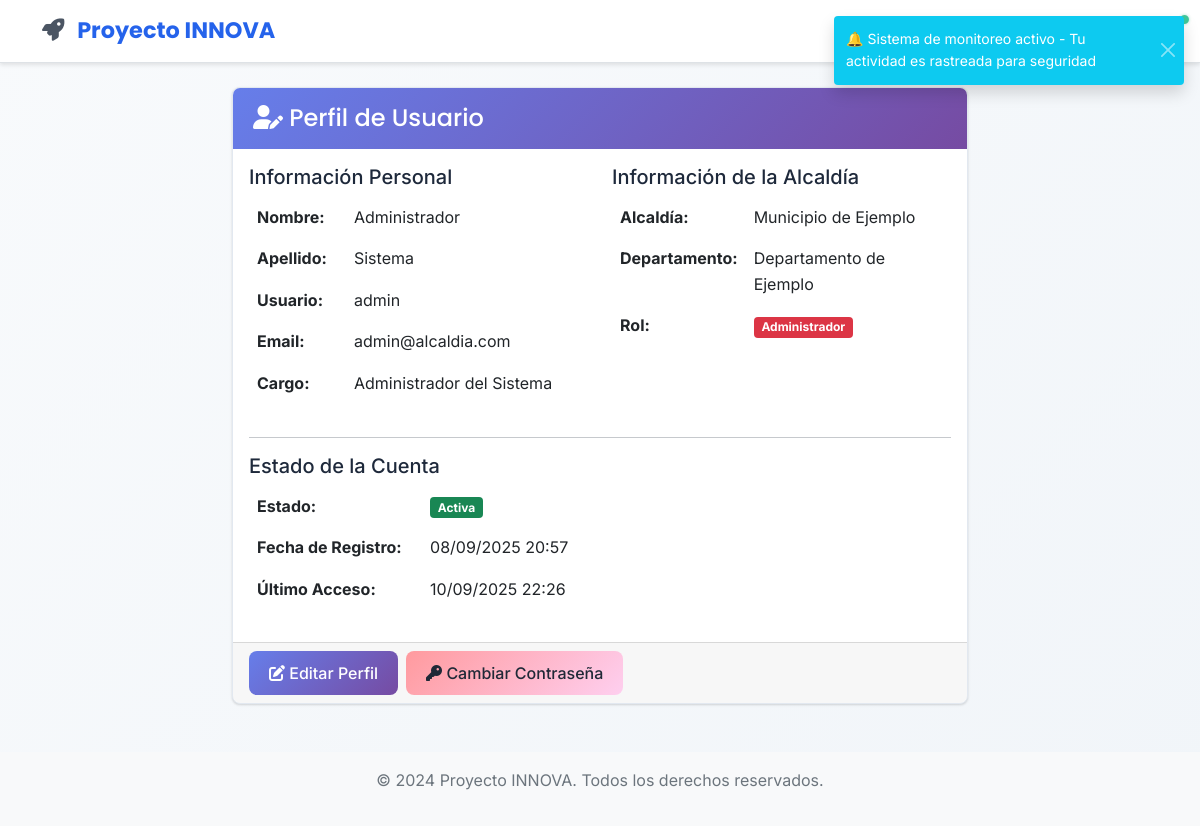
The page /profile (signed in) on the database as committed earlier.
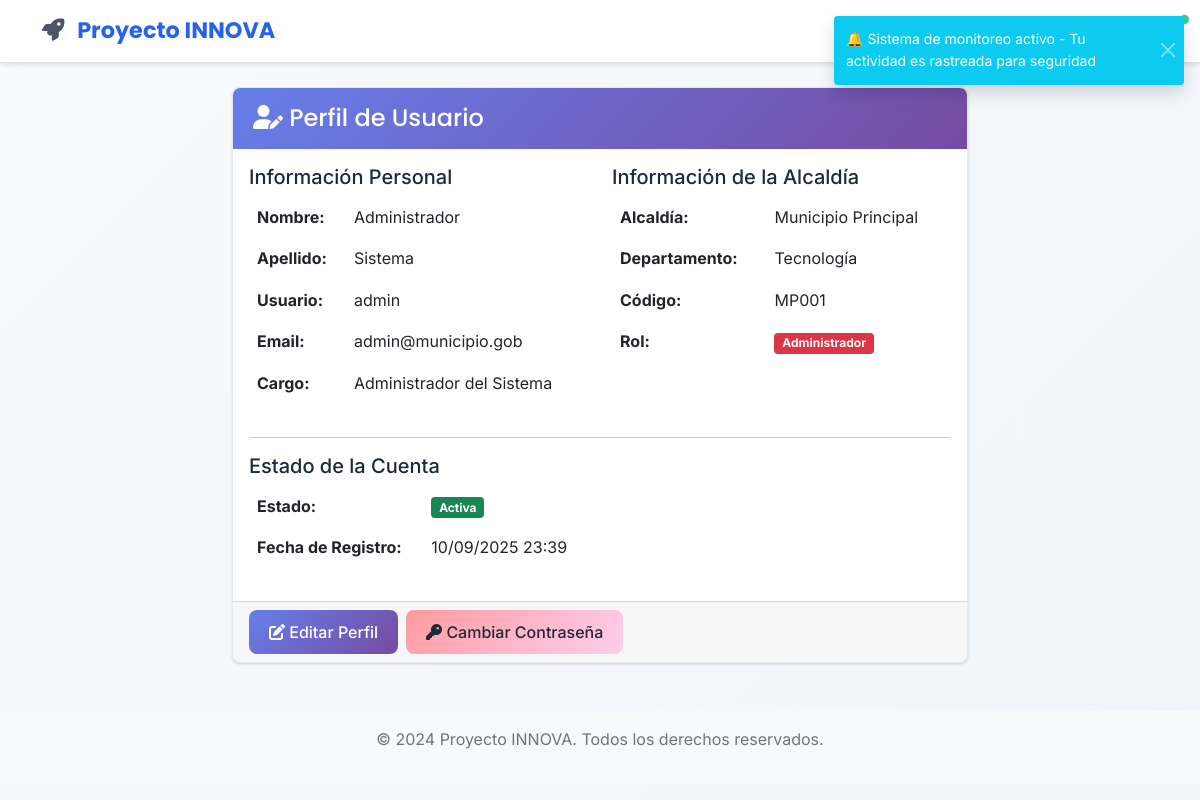
The same page on the database as committed later.
### app/models/user.py (models this page shows, shortened)
class User(UserMixin, db.Model):
    __tablename__ = 'users'
    id = db.Column(db.Integer, primary_key=True)
    username = db.Column(db.String(64), unique=True, nullable=False, index=True)
    email = db.Column(db.String(120), unique=True, nullable=False, index=True)
    password_hash = db.Column(db.String(256), nullable=False)
    first_name = db.Column(db.String(64), nullable=False)
    last_name = db.Column(db.String(64), nullable=False)
    position = db.Column(db.String(100))  # Cargo en la alcaldía
    municipality = db.Column(db.String(100), nullable=False)  # Nombre de la alcaldía
    department = db.Column(db.String(100), nullable=False)  # Departamento/Estado
    municipality_code = db.Column(db.String(20))  # Código único de la alcaldía
    is_active = db.Column(db.Boolean, default=True)
    created_at = db.Column(db.DateTime, default=datetime.utcnow)
    updated_at = db.Column(db.DateTime, default=datetime.utcnow, onupdate=datetime.utcnow)
    last_login = db.Column(db.DateTime)
    legacy_role = db.Column(db.String(20), default='viewer')  # Mantener para compatibilidad
    active_roles = db.relationship('UserRole',
                                 foreign_keys='UserRole.user_id',
                                 lazy=True,
                                 primaryjoin="and_(User.id==UserRole.user_id, UserRole.is_active==True)")
    user_roles = db.relationship('UserRole',
                               foreign_keys='UserRole.user_id',
                               lazy=True,
                               overlaps="active_roles")
    @property
    def password(self):
        raise AttributeError('La contraseña no es un atributo legible')
    @property
    def role(self):
        return self.legacy_role
    def is_admin(self):
        if self.active_roles:
            admin_names = ['admin', 'administrador']
            return any(ur.role.name.lower() in admin_names for ur in self.active_roles)
        return self.legacy_role == 'admin'

### app/views/main.py (the view)
@main_bp.route('/profile')
@login_required
def profile():
    return render_template('main/profile.html', title='Perfil de Usuario')

### app/templates/main/profile.html (shortened to what the changed rows need)
{% extends "base.html" %}
{% block content %}
<div class="row">
    <div class="col-md-8 mx-auto">
        <div class="card">
            <div class="card-body">
                <div class="row">
                    <div class="col-md-6">
                        <table class="table table-borderless">
                            <tr>
                                <td><strong>Nombre:</strong></td>
                                <td>{{ current_user.first_name }}</td>
                            </tr>
                            <tr>
                                <td><strong>Apellido:</strong></td>
                                <td>{{ current_user.last_name }}</td>
                            </tr>
                            <tr>
                                <td><strong>Usuario:</strong></td>
                                <td>{{ current_user.username }}</td>
                            </tr>
                            <tr>
                                <td><strong>Email:</strong></td>
                                <td>{{ current_user.email }}</td>
                            </tr>
                            <tr>
                                <td><strong>Cargo:</strong></td>
                                <td>{{ current_user.position }}</td>
                            </tr>
                        </table>
                    </div>
                    <div class="col-md-6">
                        <table class="table table-borderless">
                            <tr>
                                <td><strong>Alcaldía:</strong></td>
                                <td>{{ current_user.municipality }}</td>
                            </tr>
                            <tr>
                                <td><strong>Departamento:</strong></td>
                                <td>{{ current_user.department }}</td>
                            </tr>
                            {% if current_user.municipality_code %}
                            <tr>
                                <td><strong>Código:</strong></td>
                                <td>{{ current_user.municipality_code }}</td>
                            </tr>
                            {% endif %}
                        </table>
                    </div>
                </div>
                <div class="row">
                    <div class="col-md-6">
                        <table class="table table-borderless">
                            <tr>
                                <td><strong>Fecha de Registro:</strong></td>
                                <td>{{ current_user.created_at.strftime('%d/%m/%Y %H:%M') if current_user.created_at else 'N/A' }}</td>
                            </tr>
                            {% if current_user.last_login %}
                            <tr>
                                <td><strong>Último Acceso:</strong></td>
                                <td>{{ current_user.last_login.strftime('%d/%m/%Y %H:%M') }}</td>
                            </tr>
                            {% endif %}
                        </table>
                    </div>
                </div>
            </div>
        </div>
    </div>
</div>
{% endblock %}

Rows that differ between the two databases and show on the page:
changed User "Administrador": email "admin@alcaldia.com" → "admin@municipio.gob"; municipality "Municipio de Ejemplo" → "Municipio Principal"; department "Departamento de Ejemplo" → "Tecnología"; municipality_code (not shown) → "MP001"; created_at "08/09/2025 20:57" → "10/09/2025 23:39"; last_login "10/09/2025 22:26" → (not shown)
Other text that changed with them:
text no longer shown: "Último Acceso:"
text now shown: "Código:"
